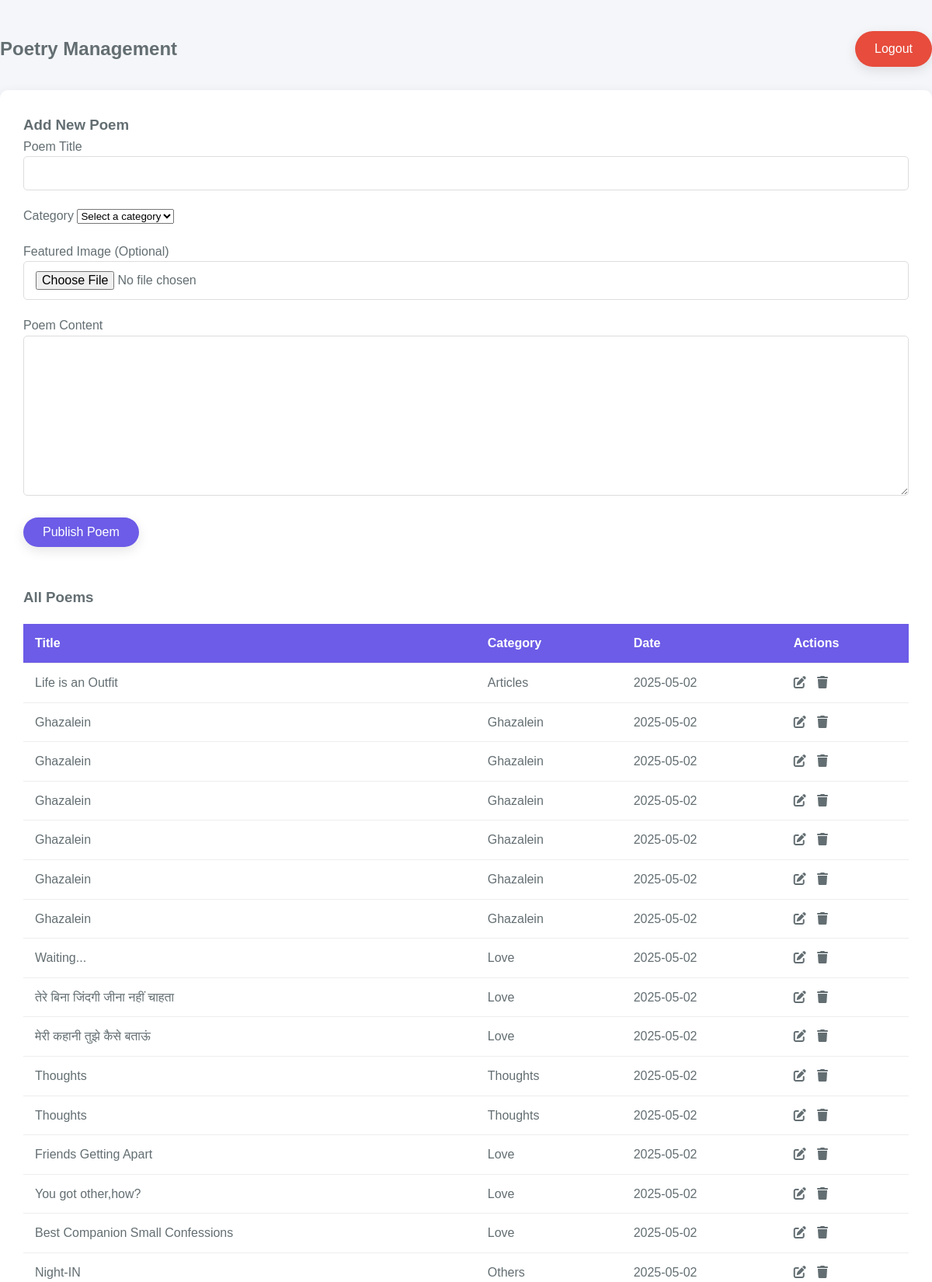
The page /admin (signed in, upper part) on the database its author committed.
### app.py (models this page shows)
class Poem(db.Model):
    id = db.Column(db.Integer, primary_key=True)
    title = db.Column(db.String(100), nullable=False)
    content = db.Column(db.Text, nullable=False)
    category = db.Column(db.String(50), nullable=False)
    image_path = db.Column(db.String(200))
    created_at = db.Column(db.DateTime, server_default=db.func.now())

### app.py (the view)
@app.route('/admin')
@login_required
def admin():
    poems = Poem.query.order_by(Poem.created_at.desc()).all()
    messages = ContactMessage.query.order_by(ContactMessage.created_at.desc()).all()
    return render_template('admin.html', poems=poems, messages=messages, categories=CATEGORIES)

### app.py (called while the page is built)
def login_required(f):
    @wraps(f)
    def decorated_function(*args, **kwargs):
        if 'logged_in' not in session:
            flash('Please log in to access this page', 'error')
            return redirect(url_for('login'))
        return f(*args, **kwargs)
    return decorated_function

### templates/admin.html (shortened to what this page needs)
{% extends "base.html" %}
{% block content %}
<div class="admin-container">
    <div class="admin-header">
        <h2>Poetry Management</h2>
        <a href="{{ url_for('logout') }}" class="btn logout-btn">Logout</a>
    </div>
    <div class="admin-content">
        <h3>Add New Poem</h3>
        <form id="poem-form" action="{{ url_for('add_poem') }}" method="POST" enctype="multipart/form-data">
            <div class="form-group">
                <label for="title">Poem Title</label>
                <input type="text" id="title" name="title" required>
            </div>
            <div class="form-group">
                <label for="category">Category</label>
                <select id="category" name="category" required>
                    <option value="">Select a category</option>
                </select>
            </div>
            <div class="form-group">
                <label for="image">Featured Image (Optional)</label>
                <input type="file" id="image" name="image" accept="image/*">
            </div>
            <div class="form-group">
                <label for="content">Poem Content</label>
                <textarea id="content" name="content" rows="10" required></textarea>
            </div>
            <button type="submit" class="btn">Publish Poem</button>
        </form>
        <div class="poems-list">
            <h3>All Poems</h3>
            <table>
                <thead>
                    <tr>
                        <th>Title</th>
                        <th>Category</th>
                        <th>Date</th>
                        <th>Actions</th>
                    </tr>
                </thead>
                <tbody>
                    {% for poem in poems %}
                    <tr>
                        <td>{{ poem.title }}</td>
                        <td>{{ categories[poem.category].name }}</td>
                        <td>{{ poem.created_at.strftime('%Y-%m-%d') }}</td>
                        <td>
                            <a href="#" class="edit-btn"><i class="fas fa-edit"></i></a>
                            <form action="{{ url_for('delete_poem', poem_id=poem.id) }}" method="POST" class="delete-form" style="display: inline;">
                                <button type="submit" class="delete-btn" onclick="return confirm('Are you sure you want to delete this poem?')">
                                    <i class="fas fa-trash"></i>
                                </button>
                            </form>
                        </td>
                    </tr>
                    {% endfor %}
                </tbody>
            </table>
        </div>
    </div>
</div>
{% endblock %}

### static/css/styles.css (style rules this page uses)
:root { --primary-color: #6c5ce7; --secondary-color: #a29bfe; --dark-color: #2d3436; --light-color: #f5f6fa; --accent-color: #fd79a8; --text-color: #636e72; --white: #ffffff; --black: #000000; --box-shadow: 0 5px 15px rgba(0, 0, 0, 0.1); --transition: all 0.3s ease; }
* { margin: 0; padding: 0; box-sizing: border-box; }
body { font-family: 'Poppins', sans-serif; color: var(--text-color); line-height: 1.6; background-color: var(--light-color); overflow-x: hidden; }
.btn { display: inline-block; background: var(--primary-color); color: var(--white); padding: 10px 25px; border: none; border-radius: 50px; cursor: pointer; text-decoration: none; font-size: 16px; font-weight: 500; transition: var(--transition); box-shadow: var(--box-shadow); }
.form-group { margin-bottom: 20px; }
.form-group input, .form-group textarea { width: 100%; padding: 12px 15px; border: 1px solid #ddd; border-radius: 5px; font-family: inherit; font-size: 1rem; transition: var(--transition); }
.form-group textarea { resize: vertical; min-height: 150px; }
.admin-container { min-height: 100vh; padding: 40px 0; }
.admin-header { display: flex; justify-content: space-between; align-items: center; margin-bottom: 30px; }
.logout-btn { background: #e74c3c; }
.admin-content { background: var(--white); padding: 30px; border-radius: 10px; box-shadow: var(--box-shadow); }
.poems-list { margin-top: 50px; }
table { width: 100%; border-collapse: collapse; margin-top: 20px; }
th, td { padding: 12px 15px; text-align: left; border-bottom: 1px solid #eee; }
th { background: var(--primary-color); color: var(--white); }
.edit-btn, .delete-btn { color: var(--text-color); margin-right: 10px; transition: var(--transition); background: none; border: none; cursor: pointer; font-size: 1rem; }
.delete-form { display: inline; }

### rows shown on the page
Poem: title "Life is an Outfit", category "Articles", created_at "2025-05-02"
Poem: title "Ghazalein", category "Ghazalein", created_at "2025-05-02"
Poem: title "Ghazalein", category "Ghazalein", created_at "2025-05-02"
Poem: title "Ghazalein", category "Ghazalein", created_at "2025-05-02"
Poem: title "Ghazalein", category "Ghazalein", created_at "2025-05-02"
Poem: title "Ghazalein", category "Ghazalein", created_at "2025-05-02"
Poem: title "Ghazalein", category "Ghazalein", created_at "2025-05-02"
Poem: title "Waiting...", category "Love", created_at "2025-05-02"
Poem: title "तेरे बिना जिंदगी जीना नहीं चाहता", category "Love", created_at "2025-05-02"
Poem: title "मेरी कहानी तुझे कैसे बताऊं", category "Love", created_at "2025-05-02"
Poem: title "Thoughts", category "Thoughts", created_at "2025-05-02"
Poem: title "Thoughts", category "Thoughts", created_at "2025-05-02"
Poem: title "Friends Getting Apart", category "Love", created_at "2025-05-02"
Poem: title "You got other,how?", category "Love", created_at "2025-05-02"
Poem: title "Best Companion Small Confessions", category "Love", created_at "2025-05-02"
Poem: title "Night-IN", category "Others", created_at "2025-05-02"
